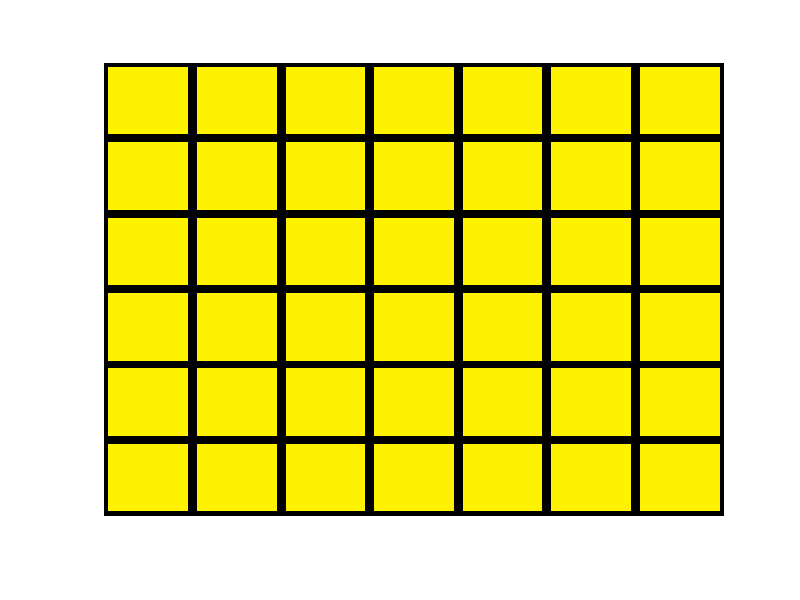

This figure's MATLAB source:
function drawBoard()
    load Connect;
    imshow([Board{1,:};Board{2,:};Board{3,:};Board{4,:};Board{5,:};Board{6,:}])
    % Do everything you need to initialize the board
end